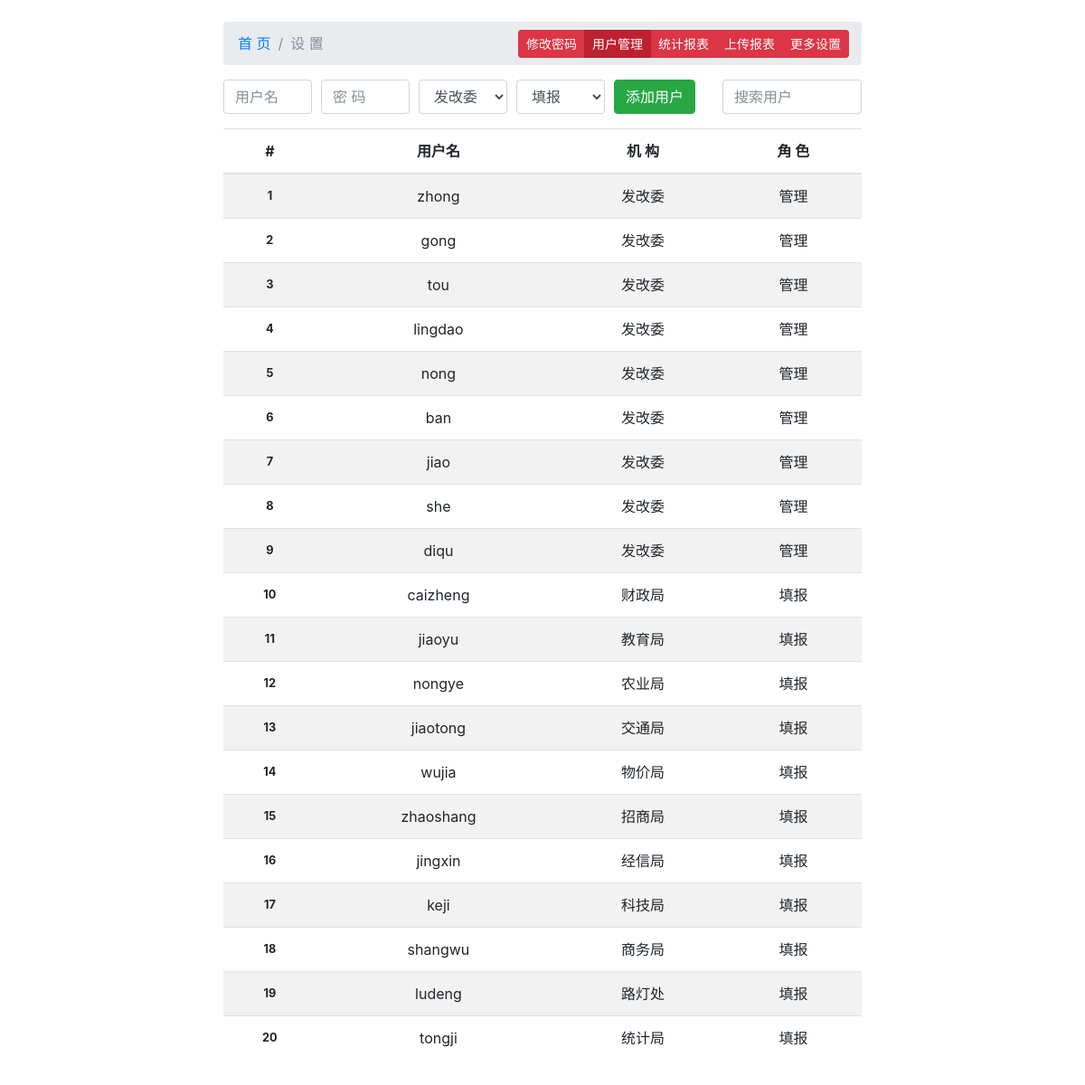
/fgw/setting/users (signed in), run on the app's committed database.
### tables this page shows
CREATE TABLE `users` (
  `uid` int(11) NOT NULL AUTO_INCREMENT,
  `uname` varchar(20) NOT NULL,
  `passwd` varchar(50) NOT NULL,
  `date` timestamp NOT NULL DEFAULT current_timestamp() ON UPDATE current_timestamp(),
  `oid` int(11) NOT NULL,
  `rid` int(11) NOT NULL,
  `b` varchar(50) DEFAULT NULL,
  `c` varchar(50) DEFAULT NULL,
  `d` varchar(50) DEFAULT NULL,
  `e` varchar(50) DEFAULT NULL,
  `f` varchar(50) DEFAULT NULL,
  `g` varchar(50) DEFAULT NULL,
  `h` varchar(50) DEFAULT NULL,
  `i` varchar(50) DEFAULT NULL,
  `j` varchar(50) DEFAULT NULL,
  `k` varchar(50) DEFAULT NULL,
  `l` varchar(50) DEFAULT NULL,
  `m` varchar(50) DEFAULT NULL,
  `n` varchar(50) DEFAULT NULL,
  `o` varchar(50) DEFAULT NULL,
  `p` varchar(50) DEFAULT NULL,
  `q` varchar(50) DEFAULT NULL,
  `r` varchar(50) DEFAULT NULL,
  `s` varchar(50) DEFAULT NULL,
  `t` varchar(50) DEFAULT NULL,
  `u` varchar(50) DEFAULT NULL,
  `v` varchar(50) DEFAULT NULL,
  `w` varchar(50) DEFAULT NULL,
  `x` varchar(50) DEFAULT NULL,
  `y` varchar(50) DEFAULT NULL,
  `z` varchar(50) DEFAULT NULL,
  PRIMARY KEY (`uid`)
);

CREATE TABLE `organization` (
  `oid` int(11) NOT NULL AUTO_INCREMENT,
  `oname` varchar(20) NOT NULL,
  `uid` int(11) NOT NULL,
  `b` varchar(50) DEFAULT NULL,
  `c` varchar(50) DEFAULT NULL,
  `d` varchar(50) DEFAULT NULL,
  `e` varchar(50) DEFAULT NULL,
  `f` varchar(50) DEFAULT NULL,
  `g` varchar(50) DEFAULT NULL,
  `h` varchar(50) DEFAULT NULL,
  `i` varchar(50) DEFAULT NULL,
  `j` varchar(50) DEFAULT NULL,
  `k` varchar(50) DEFAULT NULL,
  `l` varchar(50) DEFAULT NULL,
  `m` varchar(50) DEFAULT NULL,
  `n` varchar(50) DEFAULT NULL,
  `o` varchar(50) DEFAULT NULL,
  `p` varchar(50) DEFAULT NULL,
  `q` varchar(50) DEFAULT NULL,
  `r` varchar(50) DEFAULT NULL,
  `s` varchar(50) DEFAULT NULL,
  `t` varchar(50) DEFAULT NULL,
  `u` varchar(50) DEFAULT NULL,
  `v` varchar(50) DEFAULT NULL,
  `w` varchar(50) DEFAULT NULL,
  `x` varchar(50) DEFAULT NULL,
  `y` varchar(50) DEFAULT NULL,
  `z` varchar(50) DEFAULT NULL,
  PRIMARY KEY (`oid`)
);

CREATE TABLE `role` (
  `rid` int(11) NOT NULL AUTO_INCREMENT,
  `role` varchar(20) NOT NULL,
  `rname` varchar(20) NOT NULL,
  PRIMARY KEY (`rid`)
);

### fgw/index.php (called while the page is built, shortened)
<?php
require 'Route.php';

### fgw/Sign.php (called while the page is built, shortened)
<?php
class Sign{
	static function check(){
		$sessiondir = session_save_path();
		if(is_readable($sessiondir . '/sess_' . $_COOKIE['SID'])){
			return 1;
		}
		else{
			return 0;
		}
	}
}

### fgw/Db.php (called while the page is built, shortened)
<?php
class Db{
	private $host="localhost";
	private $user="root";
	private $pass="dot";
	private $db="fgw";
	private $mysqli;
	function __construct(){
		$this->mysqli=new mysqli($this->host,$this->user, $this->pass, $this->db);
		if($this->mysqli->connect_errno){
			echo $this->mysqli->connect_errno. "\n";
			echo $this->mysqli->connect_error. "\n";
		}
		else{
			$this->mysqli->set_charset('utf8');
		}
	}
	function query($sql){
		if($res=$this->mysqli->query($sql)){
			if(is_bool($res)){
				return;
			}
			else{
				$numrows=$res->num_rows;
				if($numrows>1){
					$row=$res->fetch_all(MYSQLI_ASSOC);
				}
				else $row=$res->fetch_assoc();
				return $row;
			}
		}
		else{
			echo $this->mysqli->errno . "\n";
			echo $this->mysqli->error. "\n";
		}
	}
}

### fgw/users.php (the view, shortened to what this page needs)
<?php
$sql="select rid,rname from role";
$r_rows=(new Db)->query($sql);
$sql="select oid,oname from organization";
$o_rows=(new Db)->query($sql);
$sql="select users.uid,uname,organization.oname,role.rname from users join (organization,role) on (organization.oid=users.oid and users.rid=role.rid) order by uid";
$rows=(new Db)->query($sql);
?>
		  <main>
		  <div class="row mb-3">
			  <form class="form-row col-sm" method="post">
				  <div class="col-sm">
					  <input type="text" class="form-control" name="uname" placeholder="用户名">
				  </div>
				  <div class="col-sm">
					  <input type="password" class="form-control" name="passwd" placeholder="密 码">
				  </div>
				  <div class="col-sm">
					  <select class="form-control" name="oid">
<?php foreach($o_rows as $row): ?>
<option value="<?= $row['oid'] ?>"><?= $row['oname'] ?></option>
<?php endforeach ?>
					  </select>
				  </div>
				  <div class="col-sm">
					  <select class="form-control" name="rid">
<?php foreach($r_rows as $row): ?>
<option value="<?= $row['rid'] ?>"><?= $row['rname'] ?></option>
<?php endforeach ?>
					  </select>
				  </div>
				  <div class="col-auto">
					  <button type="submit" class="btn btn-success">添加用户</button>
				  </div>
			  </form>
			  <div class="col-sm-3">
				  <input class="form-control" id="search" type="text" placeholder="搜索用户" aria-label="Search">
			  </div>
		  </div>
		  <table class="table table-striped table-hover">
			  <thead>
				  <tr>
					  <th scope="col">#</th>
					  <th scope="col">用户名</th>
					  <th scope="col">机 构</th>
					  <th scope="col">角 色</th>
				  </tr>
			  </thead>
			  <tbody>
<?php foreach($rows as $v): ?>
				  <tr class="searchable">
				  <th scope="row"><?= $v['uid'] ?></th>
					  <td><?= $v['uname'] ?></td>
					  <td><?= $v['oname'] ?></td>
					  <td><?= $v['rname'] ?></td>
				  </tr>
<?php endforeach; ?>
			  </tbody>
		  </table>
		  </main>
		</div>

### fgw/header.php (shortened to what this page needs)
<!doctype html>
<html lang="en">
  <head>
	<link type="text/css" href="<?= $root ?>/css/bootstrap.min.css" rel="stylesheet">
	<link rel="stylesheet" type="text/css" href="<?= $root ?>/vendor/fortawesome/font-awesome/css/font-awesome.min.css">
	<link rel="stylesheet" type="text/css" href="<?= $root ?>/css/bootstrap-datepicker3.css">
	<link type="text/css" href="<?= $root ?>/css/dot.css" rel="stylesheet">
  </head>
  <body>

### fgw/Route.php (shortened to what this page needs)
<?php
$root="/fgw";
$inc="./";
$path = explode("/", $_SERVER['PATH_INFO']);
$controller=$path[1];
$method=$path[2];
require $inc . "header.php";
$login=Sign::check();
if($login){
	$controller ? : $controller='home';
	if($controller=='project' && is_numeric($method)){
		$pid=$method;
		require $inc . "progress.php";
	}
	else if($controller=='setting') {
		require $inc . "nav.php";
		$rid=$_SESSION['rid'];
		if(empty($method) || $method == 'chpwd'){
			require $inc . $method. ".php";
		}
		else if(is_readable($inc . $method. '.php')){
				if($rid==3){
					require $inc . $method. ".php";
				}
				else{
					require $inc . '404.php';
				}
			}
		else{
			require $inc . '404.php';
		}
	}
}
else{
	$controller = 'login';
	require $inc . $controller . ".php";
}
require $inc . "footer.php";

### fgw/nav.php (shortened to what this page needs)
<?php
$rid=$_SESSION['rid'];
?>
	  <div class="container" id="setting">
		  <nav aria-label="breadcrumb" class="position-relative">
			  <ol class="breadcrumb">
			  <li class="breadcrumb-item"><a href="<?= $root ?>">首 页</a></li>
				  <li class="breadcrumb-item active" aria-current="page">设 置</li>
			  </ol>
			  <div id="settings" class="btn-group btn-group-sm position-absolute" role="group" aria-label="">
				  <a role="button" href="<?= $root ?>/setting/chpwd" class="btn btn-danger <?php if($method=='chpwd' || $method == "") echo 'active'; ?>">修改密码</a>
<?php if($rid==3): ?>
				  <a role="button" href="<?= $root ?>/setting/users" class="btn btn-danger <?php if($method=='users') echo 'active'; ?>">用户管理</a>
				  <a role="button" href="<?= $root ?>/setting/stat" class="btn btn-danger <?php if($method=='stat') echo 'active'; ?>">统计报表</a>
				  <a role="button" href="<?= $root ?>/setting/upload" class="btn btn-danger <?php if($method=='upload') echo 'active'; ?>">上传报表</a>
				  <a role="button" href="<?= $root ?>/setting/misc" class="btn btn-danger <?php if($method=='misc') echo 'active'; ?>">更多设置</a>
<?php endif ?>
			  </div>
		  </nav>

### fgw/footer.php (shortened to what this page needs)
  </body>
</html>

### fgw/css/dot.css (style rules this page uses)
body { padding-top: 1.5rem; padding-bottom: 1.5rem; }
@media (min-width: 48em) { .container { max-width: 46rem; } }
#setting tbody tr { cursor: pointer; }
th, td { text-align: center; vertical-align: middle !important; }
tbody th { font-size: 0.8rem; }
#setting #settings { top: 18%; right: 2%; }

### data on the page
users: uid "1", uname "zhong", oid.oname "发改委", rid.rname "管理"
users: uid "2", uname "gong", oid.oname "发改委", rid.rname "管理"
users: uid "3", uname "tou", oid.oname "发改委", rid.rname "管理"
users: uid "4", uname "lingdao", oid.oname "发改委", rid.rname "管理"
users: uid "5", uname "nong", oid.oname "发改委", rid.rname "管理"
users: uid "6", uname "ban", oid.oname "发改委", rid.rname "管理"
users: uid "7", uname "jiao", oid.oname "发改委", rid.rname "管理"
users: uid "8", uname "she", oid.oname "发改委", rid.rname "管理"
users: uid "9", uname "diqu", oid.oname "发改委", rid.rname "管理"
users: uid "10", uname "caizheng", oid.oname "财政局", rid.rname "填报"
users: uid "11", uname "jiaoyu", oid.oname "教育局", rid.rname "填报"
users: uid "12", uname "nongye", oid.oname "农业局", rid.rname "填报"
users: uid "13", uname "jiaotong", oid.oname "交通局", rid.rname "填报"
users: uid "14", uname "wujia", oid.oname "物价局", rid.rname "填报"
users: uid "15", uname "zhaoshang", oid.oname "招商局", rid.rname "填报"
users: uid "16", uname "jingxin", oid.oname "经信局", rid.rname "填报"
users: uid "17", uname "keji", oid.oname "科技局", rid.rname "填报"
users: uid "18", uname "shangwu", oid.oname "商务局", rid.rname "填报"
users: uid "19", uname "ludeng", oid.oname "路灯处", rid.rname "填报"
users: uid "20", uname "tongji", oid.oname "统计局", rid.rname "填报"

### other printed values
form field oid "发改委"
form field rid "填报"
